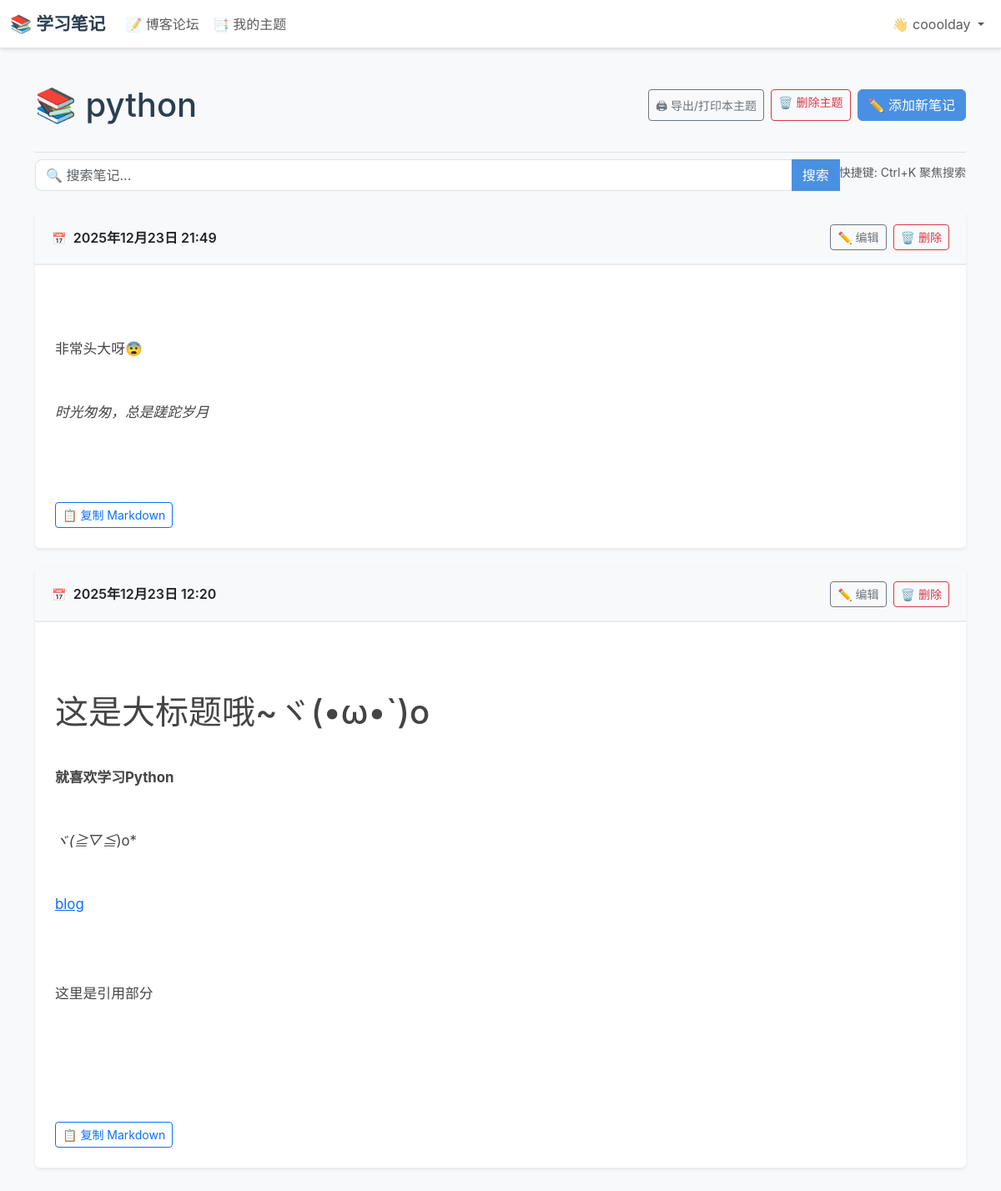
Page /topics/6/ (signed in) on the committed database.
### learning_logs/models.py (models this page shows, shortened)
class Topic(models.Model):
    COLOR_CHOICES = [
        ('primary', '蓝色'),
        ('success', '绿色'),
        ('warning', '黄色'),
        ('danger', '红色'),
        ('info', '青色'),
        ('secondary', '灰色'),
        ('dark', '深色'),
    ]
    text = models.CharField(
        max_length=200,
        verbose_name='主题名称',
        help_text='请输入学习主题的名称（最多200个字符）'
    )
    date_added = models.DateTimeField(
        auto_now_add=True,
        verbose_name='创建时间',
        help_text='主题创建的时间'
    )
    owner = models.ForeignKey(
        User,
        on_delete=models.CASCADE,
        verbose_name='所有者',
        help_text='拥有此主题的用户'
    )
    color = models.CharField(
        max_length=20,
        choices=COLOR_CHOICES,
        default='primary',
        verbose_name='主题颜色',
        help_text='选择主题的显示颜色'
    )
    icon = models.CharField(
        max_length=50,
        default='📌',
        verbose_name='主题图标',
        help_text='为主题选择一个图标（emoji）'
    )
    cover_image_url = models.URLField(
        max_length=300,
        blank=True,
        verbose_name='主题封面图片链接',
        help_text='可选，粘贴一张图片的网络地址作为封面（例如来自图床或 Unsplash）'
    )
    class Meta:
        verbose_name = '主题'
        verbose_name_plural = '主题'
        ordering = ['-date_added']
        indexes = [
            models.Index(fields=['owner', '-date_added'], name='topic_owner_date_idx'),
            models.Index(fields=['text'], name='topic_text_idx'),
        ]

class Entry(models.Model):
    topic = models.ForeignKey(
        Topic,
        on_delete=models.CASCADE,
        verbose_name='所属主题',
        help_text='此笔记所属的学习主题'
    )
    text = models.TextField(
        verbose_name='笔记内容',
        help_text='记录你在这个主题上学到的知识（支持 Markdown 格式）'
    )
    date_added = models.DateTimeField(
        auto_now_add=True,
        verbose_name='创建时间',
        help_text='笔记创建的时间'
    )
    tags = models.CharField(
        max_length=200,
        blank=True,
        verbose_name='标签',
        help_text='用逗号分隔的标签（例如：重要,总结,问题）'
    )
    is_markdown = models.BooleanField(
        default=True,
        verbose_name='使用 Markdown',
        help_text='是否使用 Markdown 格式渲染'
    )
    is_public = models.BooleanField(
        default=False,
        verbose_name='公开/私密',
        help_text='选择"公开"后，此笔记将发布到博客论坛，所有人可以查看和评论；选择"私密"则仅自己可见'
    )
    comments = GenericRelation(
        'blogs.Comment',
        related_query_name='entry',
        verbose_name='评论',
    )
    class Meta:
        verbose_name = '笔记'
        verbose_name_plural = '笔记'
        ordering = ['-date_added']
        indexes = [
            models.Index(fields=['topic', '-date_added'], name='entry_topic_date_idx'),
        ]

### learning_logs/views.py (the view)
# urls.py: path('topics/<int:topic_id>/', views.topic, name='topic'),
@login_required
def topic(request, topic_id):
    topic_obj = get_object_or_404(Topic, id=topic_id)
    check_topic_owner(topic_obj, request.user)
    search_query = request.GET.get('search', '')
    entries = topic_obj.entry_set.select_related('topic').order_by('-date_added')
    if search_query:
        entries = entries.filter(text__icontains=search_query)
    paginator = Paginator(entries, 5)  # 每页5条笔记
    page_number = request.GET.get('page')
    page_obj = paginator.get_page(page_number)
    context = {
        'topic': topic_obj,
        'entries': page_obj,
        'search_query': search_query,
        'total_count': entries.count(),
    }
    return render(request, 'learning_logs/topic.html', context)

### learning_logs/templatetags/learning_logs_extras.py (called while the page is built)
@register.filter(name='markdown')
def markdown_filter(text):
    if not text:
        return ''
    return markdown.markdown(text, extensions=['extra', 'codehilite'])

### learning_logs/utils.py (called while the page is built)
def check_topic_owner(topic, user):
    if topic.owner != user:
        raise PermissionDenied("您没有权限访问此主题。")
    return True

### learning_logs/templates/learning_logs/topic.html (shortened to what this page needs)
{% extends 'learning_logs/base.html' %}
{% load learning_logs_extras %}
{% block page_header %}
  <div class="d-flex justify-content-between align-items-center mb-4">
    <h1 class="mb-0" style="color: #2c3e50;">
      📚 {{ topic.text }}
    </h1>
    <div class="d-flex gap-2">
      <button type="button"
              class="btn btn-outline-secondary btn-sm topic-print-btn">
        🖨 导出/打印本主题
      </button>
      <a href="{% url 'learning_logs:delete_topic' topic.id %}"
         class="btn btn-outline-danger btn-sm">
        🗑️ 删除主题
      </a>
      <a href="{% url 'learning_logs:new_entry' topic.id %}"
         class="btn btn-primary">
        ✏️ 添加新笔记
      </a>
    </div>
  </div>
{% endblock page_header %}
{% block content %}
  <form method="get" class="mb-4">
    <div class="input-group">
      <input type="text"
             name="search"
             class="form-control"
             placeholder="🔍 搜索笔记..."
             value="{{ search_query }}">
      <button class="btn btn-primary" type="submit">搜索</button>
    </div>
  </form>
  {% for entry in entries %}
    <div class="card mb-4 shadow-sm">
      <div class="card-header d-flex justify-content-between align-items-center">
        <div>
          <span class="text-muted small">📅</span>
          <span class="fw-semibold ms-1">
            {{ entry.date_added|date:'Y年m月d日 H:i' }}
          </span>
        </div>
        <div class="d-flex gap-2">
          <a href="{% url 'learning_logs:edit_entry' entry.id %}"
             class="btn btn-sm btn-outline-secondary">
            ✏️ 编辑
          </a>
          <a href="{% url 'learning_logs:delete_entry' entry.id %}"
             class="btn btn-sm btn-outline-danger">
            🗑️ 删除
          </a>
        </div>
      </div>
      <div class="card-body">
        {% if entry.is_markdown %}
          <div class="entry-content markdown-content" style="color: #444; line-height: 1.8; font-size: 1.05rem;">
            {{ entry.text|markdown|safe }}
          </div>
        {% else %}
          <div class="entry-content" style="color: #444; line-height: 1.8; font-size: 1.05rem;">
            {{ entry.text|linebreaks }}
          </div>
        {% endif %}
        {% if entry.is_markdown %}
          <div class="mt-3 d-flex flex-wrap gap-2">
            <button type="button"
                    class="btn btn-sm btn-outline-primary entry-copy-markdown-btn"
                    data-markdown="{{ entry.text|escapejs }}">
              📋 复制 Markdown
            </button>
          </div>
        {% endif %}
      </div>
    </div>
  {% endfor %}
{% endblock content %}

### learning_logs/templates/learning_logs/base.html (shortened to what this page needs)
<!doctype html>
<html lang="zh-CN">
<head>
  {% load django_bootstrap5 %}
  {% load static %}
  {% if DEBUG %}
  {% bootstrap_css %}
  {% else %}
    <link href="https://cdn.jsdelivr.net/npm/bootstrap@5.3.0/dist/css/bootstrap.min.css" rel="stylesheet">
  {% endif %}
  <link rel="stylesheet" href="{% static 'css/custom.css' %}">
  <link rel="stylesheet" href="https://cdn.jsdelivr.net/npm/easymde/dist/easymde.min.css">
  <link rel="stylesheet" href="https://cdn.jsdelivr.net/npm/highlight.js@11.9.0/styles/github-dark.min.css">
</head>
<body>
  <nav class="navbar navbar-expand-md navbar-light bg-white mb-4 border-bottom">
    <div class="container-fluid">
      <a class="navbar-brand" href="{% url 'blogs:index' %}">
          📚 学习笔记</a>
      <div class="collapse navbar-collapse" id="navbarCollapse">
        <ul class="navbar-nav me-auto mb-2 mb-md-0">
          <li class="nav-item">
            <a class="nav-link" href="{% url 'blogs:index' %}">
              📝 博客论坛</a></li>
          {% if user.is_authenticated %}
            <li class="nav-item">
              <a class="nav-link" href="{% url 'learning_logs:topics' %}">
                📑 我的主题</a></li>
          {% endif %}
        </ul>
        <ul class="navbar-nav ms-auto mb-2 mb-md-0">
          {% if user.is_authenticated %}
            <li class="nav-item dropdown">
              <a class="nav-link dropdown-toggle" href="#" id="userDropdown" role="button" data-bs-toggle="dropdown" aria-expanded="false">
                👋 {{ user.username }}
              </a>
            </li>
          {% endif %}
        </ul>
      </div>
    </div>
  </nav>
  <main class="container">
    <div class="pb-2 mb-2 border-bottom">
      {% block page_header %}{% endblock page_header %}
    </div>
    <div>
      {% block content %}{% endblock content %}
    </div>
  </main>
</body>
</html>

### static/css/custom.css (style rules this page uses)
body { font-family: -apple-system, BlinkMacSystemFont, "Segoe UI", "Microsoft YaHei", "微软雅黑", "PingFang SC", "Hiragino Sans GB", sans-serif; background-color: #f8f9fa; min-height: 100vh; display: flex; flex-direction: column; }
.navbar { box-shadow: 0 2px 4px rgba(0, 0, 0, 0.1); background-color: #ffffff !important; }
.navbar-brand { font-weight: 600; font-size: 1.3rem; color: #2c3e50 !important; transition: color 0.3s ease; }
.nav-link { transition: color 0.3s ease; }
main { max-width: 900px; margin: 0 auto; padding: 20px; flex: 1; }
.card { border: none; box-shadow: 0 2px 8px rgba(0, 0, 0, 0.08); transition: all 0.3s ease; margin-bottom: 1.5rem; }
.card-header { background-color: #f8f9fa; border-bottom: 2px solid #e9ecef; font-weight: 500; padding: 1rem 1.25rem; }
.card-body { padding: 1.5rem; }
.btn-primary { background-color: #4a90e2; border-color: #4a90e2; transition: all 0.3s ease; }
.btn-outline-secondary { transition: all 0.3s ease; }
.form-control { transition: border-color 0.3s ease, box-shadow 0.3s ease; }
.input-group { margin-bottom: 1.5rem; }
.input-group .form-control { border-radius: 8px 0 0 8px; }
.input-group .btn { border-radius: 0 8px 8px 0; }
.entry-content { color: #444; line-height: 1.8; font-size: 1.05rem; white-space: pre-wrap; word-wrap: break-word; }

### rows in the picture
Topic: text "python"
Entry: date_added "2025年12月23日 21:49", text "非常头大呀😨 时光匆匆，总是蹉跎岁月"
Entry: date_added "2025年12月23日 12:20", text "这是大标题哦~ヾ(•ω•`)o 就喜欢学习Python ヾ(≧▽≦ )o* blog 这里是引用部分"

### other values in the picture
{{ user.username }} "cooolday"
